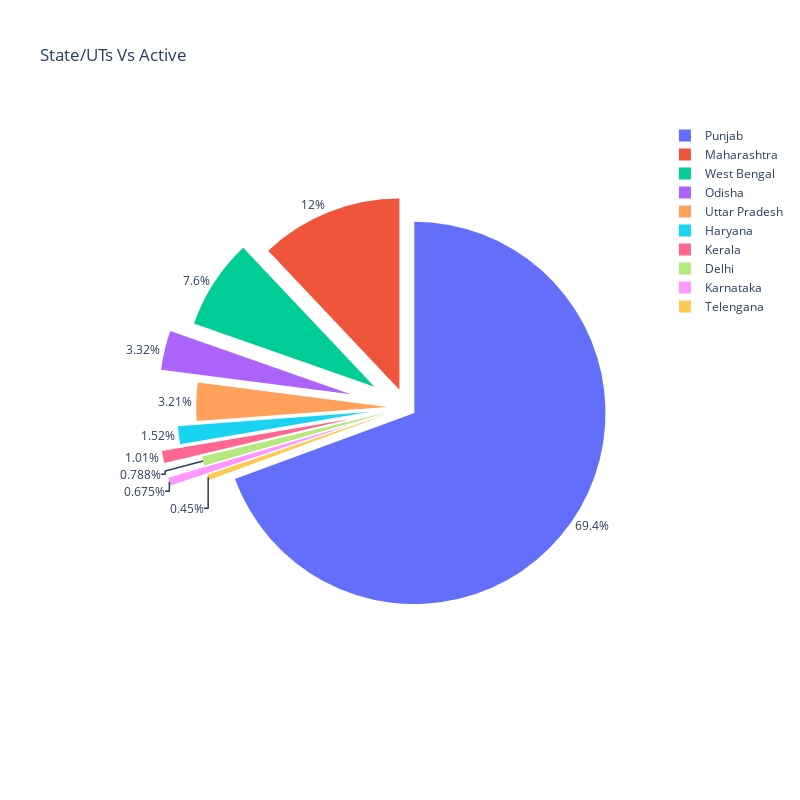

This figure's notebook cell:
### Code cell
x = cd[['State/UTs','Active']].sort_values(by='Active',ascending=False)['State/UTs'][:10].values
y = cd[['State/UTs','Active']].sort_values(by='Active',ascending=False)['Active'][:10].values
df = pd.DataFrame({'State/UTs':x,
                  'Active':y})
fig = px.pie(df,
             names='State/UTs',
             values='Active',
             color='State/UTs',
             title='State/UTs Vs Active',
             height=800,
             width=800)
fig.update_traces(textposition='outside',pull=[0.05,.1,.2,.3,.1,.2,.3,.1,.3,.1])
fig.show()

### Figure 1 — Plotly figure (JSON) as saved in the notebook; plotly's stock layout.template omitted (floating-point values rounded to 4 significant figures)
{"data": [{"customdata": [["Punjab"], ["Maharashtra"], ["West Bengal"], ["Odisha"], ["Uttar Pradesh"], ["Haryana"], ["Kerala"], ["Delhi"], ["Karnataka"], ["Telengana"]], "domain": {"x": [0, 1], "y": [0, 1]}, "hovertemplate": "State/UTs=%{customdata[0]}<br>Active=%{value}<extra></extra>", "labels": ["Punjab", "Maharashtra", "West Bengal", "Odisha", "Uttar Pradesh", "Haryana", "Kerala", "Delhi", "Karnataka", "Telengana"], "legendgroup": "", "marker": {"colors": ["#636efa", "#EF553B", "#00cc96", "#ab63fa", "#FFA15A", "#19d3f3", "#FF6692", "#B6E880", "#FF97FF", "#FECB52"]}, "name": "", "pull": [0.05, 0.1, 0.2, 0.3, 0.1, 0.2, 0.3, 0.1, 0.3, 0.1], "showlegend": true, "textposition": "outside", "type": "pie", "values": [1233, 214, 135, 59, 57, 27, 18, 14, 12, 8]}], "layout": {"height": 800, "legend": {"tracegroupgap": 0}, "title": {"text": "State/UTs Vs Active"}, "width": 800}}
